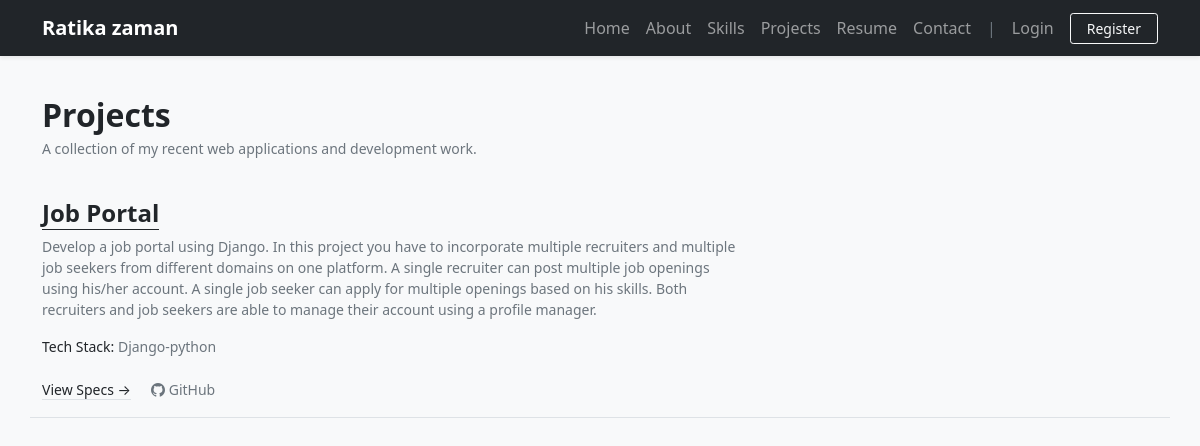
/projects/, run on the app's committed database.
### porfolioApp/models.py (models this page shows, shortened)
class CustomUser(AbstractUser):
    full_name = models.CharField(max_length=255, blank=True)
    headline = models.CharField(max_length=255, blank=True)
    bio = models.TextField(blank=True)
    location = models.CharField(max_length=255, blank=True)
    phone = models.CharField(max_length=25, blank=True)
    profile_picture = models.ImageField(upload_to='profiles/', blank=True, null=True)
    cv_summary = models.TextField(blank=True)

class ProjectModel(models.Model):
    user = models.ForeignKey(settings.AUTH_USER_MODEL, on_delete=models.CASCADE)
    title = models.CharField(max_length=255)
    description = models.TextField()
    skills_set = models.CharField(max_length=255, blank=True, help_text="Technologies used (e.g. Python, Django)")
    github_link = models.URLField(blank=True, null=True, verbose_name='GitHub Link')
    created_at = models.DateField(auto_now_add=True)

### porfolioApp/views.py (the view)
# urls.py: path('projects/', views.projects_view, name='projects'),
def projects_view(request):
    profile_user = get_portfolio_user(request)
    projects = ProjectModel.objects.filter(user=profile_user) if profile_user else []
    return render(request, 'projects.html', {
        'profile': profile_user,
        'projects': projects,
    })

### porfolioApp/views.py (called while the page is built)
def get_portfolio_user(request):
    return CustomUser.objects.order_by('id').first()

### porfolioApp/templates/projects.html (shortened to what this page needs)
{% extends 'master/base.html' %}
{% block body %}
<div class="py-3">
    <div class="mb-4">
        <h2 class="fw-bold text-dark mb-1">Projects</h2>
        <p class="text-muted small">A collection of my recent web applications and development work.</p>
    </div>
    <div class="row g-4">
        {% for project in projects %}
            <div class="col-12 py-3 border-bottom">
                <div class="row">
                    <div class="col-md-9">
                        <h4 class="fw-bold mb-1">
                            <a href="{% url 'project_detail' project.pk %}" class="text-dark text-decoration-none border-bottom border-dark">{{ project.title }}</a>
                        </h4>
                        <p class="text-secondary small mb-3" style="max-width: 700px;">{{ project.description }}</p>
                        {% if project.skills_set %}
                            <p class="text-muted small mb-3">
                                <span class="text-dark fw-semibold">Tech Stack:</span> {{ project.skills_set }}
                            </p>
                        {% endif %}
                        <div class="pt-1">
                            <a href="{% url 'project_detail' project.pk %}" class="link-dark text-decoration-none border-bottom small me-3">View Specs &rarr;</a>
                            {% if project.github_link %}
                                <a href="{{ project.github_link }}" target="_blank" class="text-muted small text-decoration-none"><i class="bi bi-github"></i> GitHub</a>
                            {% endif %}
                        </div>
                    </div>
                </div>
            </div>
        {% empty %}
            <div class="col-12">
                <p class="text-muted small">No showcase projects are listed on this profile yet.</p>
            </div>
        {% endfor %}
    </div>
</div>
{% endblock body %}

### porfolioApp/templates/master/nav.html (shortened to what this page needs)
<nav class="navbar navbar-expand-lg navbar-dark bg-dark shadow-sm">
  <div class="container">
    <a class="navbar-brand fw-bold" href="{% url 'home' %}">
      {% if profile.full_name %}{{ profile.full_name }}{% else %}Portfolio{% endif %}
    </a>
    <div class="collapse navbar-collapse" id="navbarNav">
      <ul class="navbar-nav ms-auto align-items-center">
        <li class="nav-item">
          <a class="nav-link" href="{% url 'home' %}">Home</a>
        </li>
        <li class="nav-item">
          <a class="nav-link" href="{% url 'about' %}">About</a>
        </li>
        <li class="nav-item">
          <a class="nav-link" href="{% url 'skills' %}">Skills</a>
        </li>
        <li class="nav-item">
          <a class="nav-link" href="{% url 'projects' %}">Projects</a>
        </li>
        <li class="nav-item">
          <a class="nav-link" href="{% url 'resume' %}">Resume</a>
        </li>
        <li class="nav-item">
          <a class="nav-link" href="{% url 'contact' %}">Contact</a>
        </li>
        <span class="navbar-text d-none d-lg-inline mx-2 text-secondary">|</span>
        {% if user.is_authenticated %}
          <li class="nav-item">
            <a class="nav-link text-info fw-semibold" href="{% url 'dashboard' %}">Dashboard</a>
          </li>
          <li class="nav-item ms-lg-2">
            <form action="{% url 'logout' %}" method="post" class="d-inline">
              {% csrf_token %}
              <button type="submit" class="btn btn-link nav-link border-0 bg-transparent p-0" style="display: inline-block;">Logout</button>
            </form>
          </li>
        {% else %}
          <li class="nav-item">
            <a class="nav-link" href="{% url 'login' %}">Login</a>
          </li>
          <li class="nav-item ms-lg-2">
            <a class="btn btn-outline-light btn-sm px-3" href="{% url 'register' %}">Register</a>
          </li>
        {% endif %}
      </ul>
    </div>
  </div>
</nav>

### data on the page
CustomUser: full_name "Ratika zaman"
ProjectModel: title "Job Portal", description "Develop a job portal using Django. In this project you have to incorporate multiple recruiters and multiple job seekers from different domains on one platform. A single recruiter can post multiple job openings using his/her account. A single job seeker can apply for multiple openings based on his skills. Both recruiters and job seekers are able to manage their account using a profile manager.", skills_set "Django-python"
